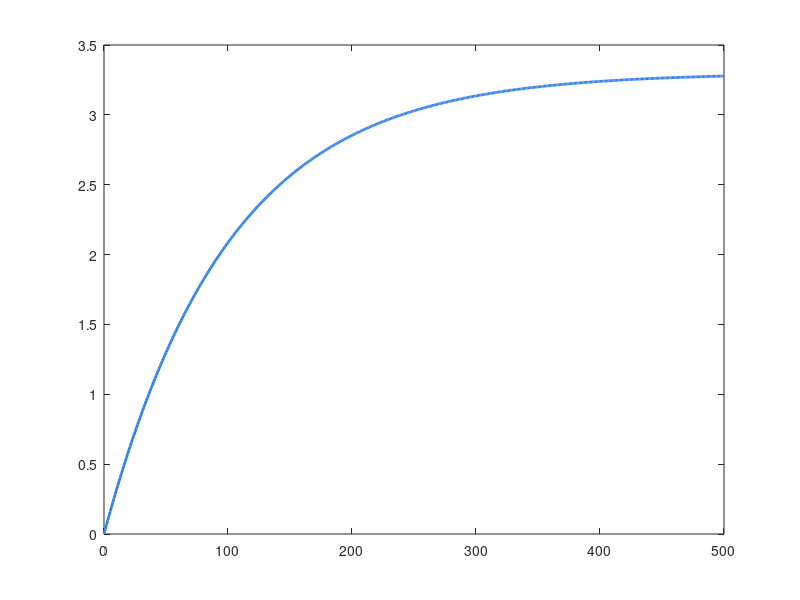

Write MATLAB code to recreate this figure. (Note: this script raises an error after producing the figure.)
% Sample MATLAB script: First-Order RC Filter Step Response
R = 10e3;      % 10 kOhm
C = 10e-6;     % 10 uF
tau = R * C;   % Time constant = 0.1 s

t = linspace(0, 0.5, 500);
Vin = 3.3;     % 3.3V Step
Vout = Vin * (1 - exp(-t / tau));

fprintf('RC Filter Analysis:\n');
fprintf('  Resistance: %.1f kOhm\n', R / 1e3);
fprintf('  Capacitance: %.1f uF\n', C / 1e6);
fprintf('  Time Constant (tau): %.3f s\n', tau);
fprintf('  98%% settling time: %.3f s\n', 4 * tau);

fig = figure('Name', 'RC Step Response', 'Position', [100, 100, 600, 400]);
plot(t * 1000, Vout, 'LineWidth', 2, 'Color', [0.2, 0.5, 0.9]);
hold on;
yline(Vin * 0.632, '--r', '63.2% (1 tau)');
yline(Vin, ':k', '3.3V Target');
grid on;
title('RC Low-Pass Filter Step Response');
xlabel('Time (ms)');
ylabel('Capacitor Voltage (V)');
legend('V_{out}(t)', 'Location', 'southeast');
